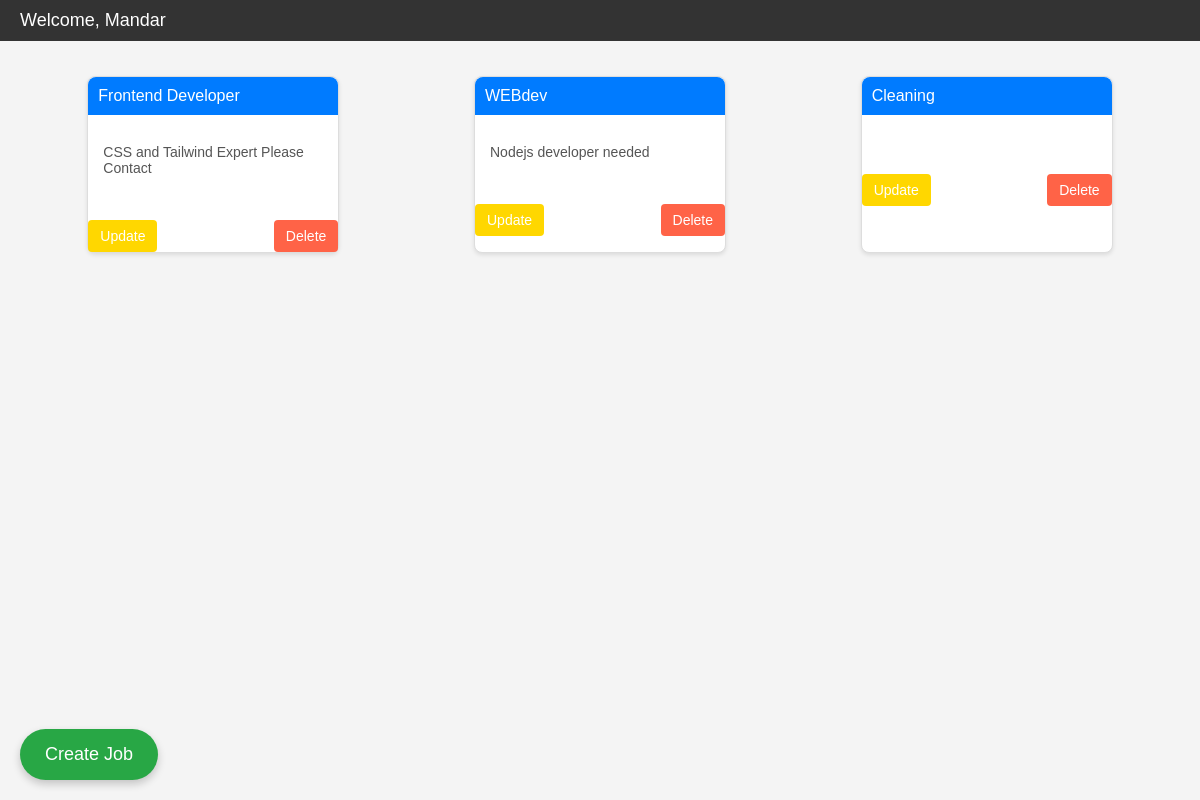
Page /auth/home/ (signed in) on the earlier database version.
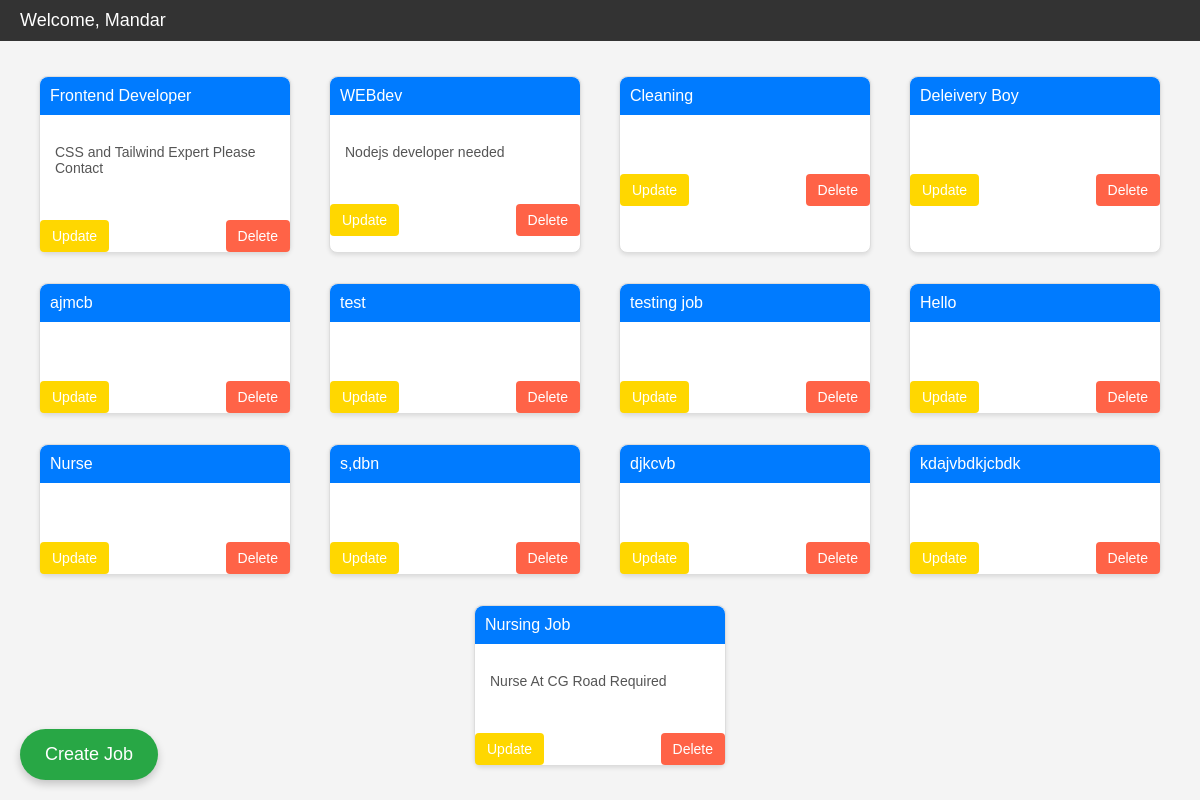
Same page on the later database version.
### authentication/models.py (models this page shows, shortened)
class CustomUser(AbstractBaseUser):
    email = models.EmailField(unique=True)
    first_name = models.CharField(max_length=100)
    is_active = models.BooleanField(default=True)
    objects = CustomUserManager()
    USERNAME_FIELD = 'email'
    REQUIRED_FIELDS = ['first_name']

### jobs/models.py (models this page shows, shortened)
class Job(models.Model):
    title = models.CharField(max_length=255)
    description = models.TextField(blank=True)
    company = models.ForeignKey(Company, on_delete=models.CASCADE, related_name='jobs',null=False)  # One company can have many jobs (for total participation the foreignky has null constraint)

### authentication/views.py (the view, shortened to what this page needs)
# urls.py: path('home/',home_view,name='home')
@login_required
def home_view(request):
    if Company.objects.filter(user = request.user).exists():
        company = Company.objects.filter(user = request.user)[0]
        jobs = Job.objects.filter(company=company)
        return render(request,'home.html',{'jobs':jobs,'user':request.user})

### authentication/templates/home.html (shortened to what this page needs)
<!DOCTYPE html>
<html lang="en">
<head>
</head>
<body>
    <div class="top-bar">
        <div class="username">Welcome, {{ user.first_name }}</div>
    </div>
    <div class="container">
        {% for job in jobs %}
            <div class="card">
                <div class="card-header">
                    <span>{{ job.title }}</span>
                </div>
                <div class="card-body">
                    <p class="card-description">{{ job.description }}</p>
                </div>
                <div class="card-buttons">
                    <a href="">
                        <button class="btn-update">Update</button>
                    </a>
                    <a href="">
                        <button class="btn-delete">Delete</button>
                    </a>
                </div>
            </div>
        {% endfor %}
    </div>
    <a href="/job/create/">
        <button class="create-job-btn">Create Job</button>
    </a>
</body>
</html>

### authentication/templates/home.html (style rules this page uses)
body { font-family: Arial, sans-serif; margin: 0; padding: 0; background-color: #f4f4f4; }
.top-bar { background-color: #333; color: #fff; padding: 10px 20px; display: flex; justify-content: space-between; align-items: center; }
.top-bar .username { font-size: 18px; }
.container { display: flex; flex-wrap: wrap; justify-content: space-around; padding: 20px; }
.card { background-color: white; border: 1px solid #ddd; border-radius: 8px; width: 250px; margin: 15px; box-shadow: 0 2px 4px rgba(0, 0, 0, 0.1); transition: transform 0.3s ease; }
.card-header { background-color: #007BFF; color: white; padding: 10px; border-top-left-radius: 8px; border-top-right-radius: 8px; }
.card-body { padding: 15px; }
.card-description { font-size: 14px; color: #555; }
.card-buttons { display: flex; justify-content: space-between; margin-top: 15px; }
.card-buttons button { padding: 8px 12px; border: none; border-radius: 4px; cursor: pointer; font-size: 14px; }
.btn-update { background-color: #FFD700; color: white; }
.btn-delete { background-color: #FF6347; color: white; }
.create-job-btn { position: fixed; bottom: 20px; left: 20px; background-color: #28a745; color: white; padding: 15px 25px; border-radius: 50px; font-size: 18px; box-shadow: 0 4px 8px rgba(0, 0, 0, 0.2); border: none; cursor: pointer; transition: background-color 0.3s ease; }

Differences in the rows shown:
added Job: title "Deleivery Boy"
added Job: title "ajmcb"
added Job: title "test"
added Job: title "testing job"
added Job: title "Hello"
added Job: title "Nurse"
added Job: title "s,dbn"
added Job: title "djkcvb"
added Job: title "kdajvbdkjcbdk"
added Job: title "Nursing Job", description "Nurse At CG Road Required"
